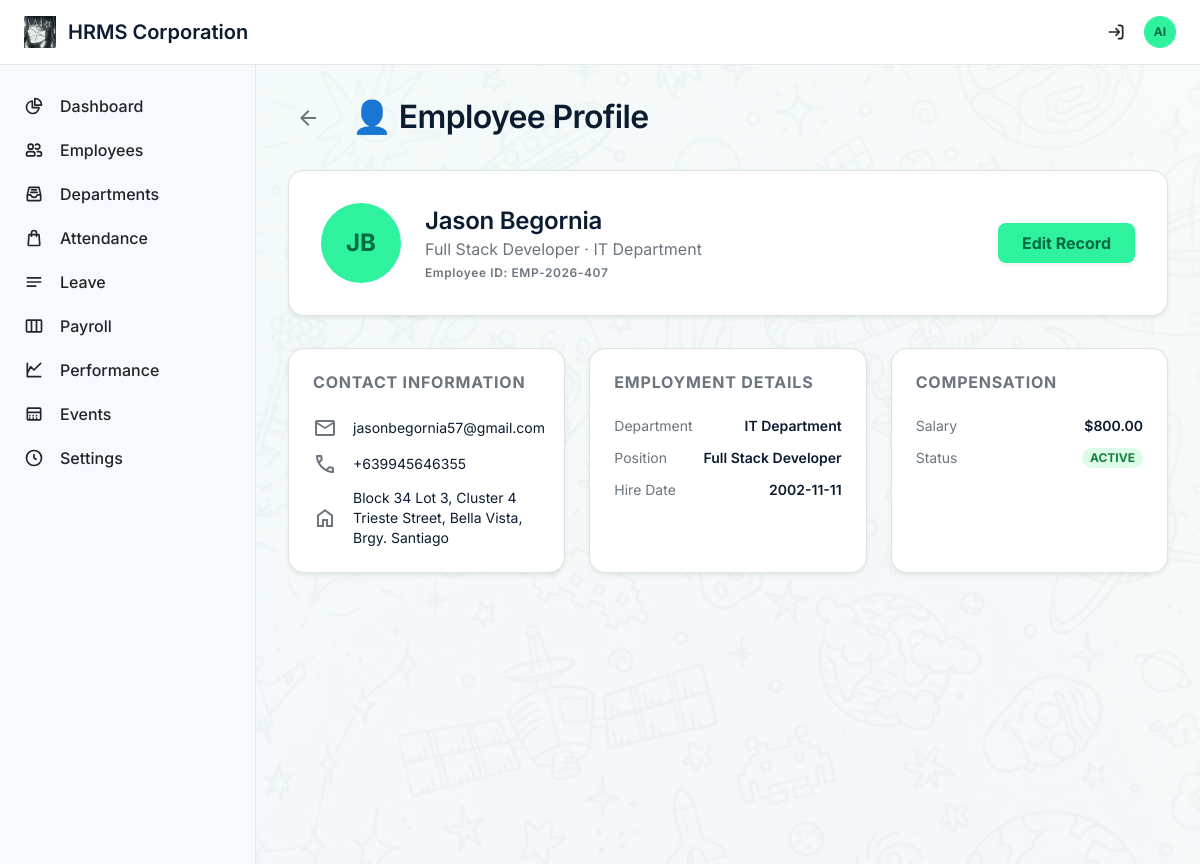
Screenshot of /admin/employee-profile?id=16 (signed in) with the database file from the repository.
### tables this page shows
CREATE TABLE `employees` (
  `id` int(11) NOT NULL,
  `user_id` int(11) DEFAULT NULL,
  `employee_id` varchar(20) NOT NULL,
  `first_name` varchar(100) NOT NULL,
  `last_name` varchar(100) NOT NULL,
  `phone` varchar(50) DEFAULT NULL,
  `department_id` int(11) DEFAULT NULL,
  `position` varchar(255) DEFAULT NULL,
  `hire_date` date DEFAULT NULL,
  `salary` decimal(12,2) DEFAULT NULL,
  `daily_rate` decimal(12,2) DEFAULT NULL,
  `status` enum('active','on_leave','terminated') DEFAULT 'active',
  `address` text DEFAULT NULL,
  `avatar_url` varchar(500) DEFAULT NULL,
  `created_at` timestamp NOT NULL DEFAULT current_timestamp(),
  `updated_at` timestamp NOT NULL DEFAULT current_timestamp() ON UPDATE current_timestamp()
);

CREATE TABLE `departments` (
  `id` int(11) NOT NULL,
  `name` varchar(100) NOT NULL,
  `description` text DEFAULT NULL,
  `positions` text DEFAULT NULL,
  `created_at` timestamp NOT NULL DEFAULT current_timestamp()
);

CREATE TABLE `users` (
  `id` int(11) NOT NULL,
  `email` varchar(255) NOT NULL,
  `password_hash` varchar(255) NOT NULL,
  `role` enum('admin','employee','hr') NOT NULL DEFAULT 'employee',
  `is_active` tinyint(1) DEFAULT 1,
  `code` varchar(255) DEFAULT NULL,
  `last_login` timestamp NULL DEFAULT NULL,
  `created_at` timestamp NOT NULL DEFAULT current_timestamp(),
  `updated_at` timestamp NOT NULL DEFAULT current_timestamp() ON UPDATE current_timestamp(),
  `deleted_at` timestamp NULL DEFAULT NULL
);

### includes/functions.php (called while the page is built, shortened)
<?php
function h(?string $value): string {
    return htmlspecialchars($value ?? '', ENT_QUOTES, 'UTF-8');
}

### pages/admin/employee_profile.php (the view, shortened to what this page needs)
<?php
require_once __DIR__ . '/../../includes/header.php';
$id = $_GET['id'] ?? 0;
$stmt = $pdo->prepare("
    SELECT e.*, d.name as department_name, e.position as position_title, u.email as email
    FROM employees e
    LEFT JOIN departments d ON e.department_id = d.id
    LEFT JOIN users u ON e.user_id = u.id
    WHERE e.id = ?
");
$stmt->execute([$id]);
$emp = $stmt->fetch();
?>
<div class="max-w-5xl mx-auto space-y-8">
    <div class="flex items-center gap-4">
        <a href="<?= BASE_URL ?>/admin/employees" class="p-2 rounded-lg hover:bg-surface-container transition-colors">
            <span class="material-symbols-outlined text-secondary">arrow_back</span>
        </a>
        <h2 class="font-headline-lg text-headline-lg text-on-surface flex items-center gap-2">👤 Employee Profile</h2>
    </div>
    <div class="bg-surface-container-lowest rounded-2xl shadow-sm border border-border-subtle p-8">
        <div class="flex items-center gap-6">
            <div
                class="w-20 h-20 rounded-full bg-primary-container flex items-center justify-center text-on-primary-container text-2xl font-bold">
                <?= strtoupper(substr($emp['first_name'], 0, 1) . substr($emp['last_name'], 0, 1)) ?>
            </div>
            <div>
                <h3 class="font-headline-md text-headline-md text-on-surface">
                    <?= h($emp['first_name'] . ' ' . $emp['last_name']) ?>
                </h3>
                <p class="text-body-md text-secondary"><?= h($emp['position_title'] ?? 'N/A') ?> ·
                    <?= h($emp['department_name'] ?? 'N/A') ?>
                </p>
                <p class="text-label-sm text-secondary mt-1">Employee ID: <?= h($emp['employee_id']) ?></p>
            </div>
            <div class="ml-auto">
                <a href="<?= BASE_URL ?>/admin/edit-employee?id=<?= $emp['id'] ?>"
                    class="px-6 py-2.5 bg-primary-container text-on-primary-container font-bold rounded-lg hover:brightness-95 transition-all shadow-sm">Edit
                    Record</a>
            </div>
        </div>
    </div>
    <div class="grid grid-cols-1 md:grid-cols-3 gap-6 ">
        <div class="bg-surface-container-lowest rounded-2xl shadow-sm border border-border-subtle p-6">
            <h4 class="font-label-md text-label-md uppercase tracking-wider font-bold text-secondary mb-4">Contact
                Information</h4>
            <div class="space-y-3">
                <div class="flex items-center gap-3 text-body-sm">
                    <span class="material-symbols-outlined text-secondary">mail</span>
                    <span><?= h($emp['email']) ?></span>
                </div>
                <div class="flex items-center gap-3 text-body-sm">
                    <span class="material-symbols-outlined text-secondary">call</span>
                    <span><?= h($emp['phone'] ?? 'N/A') ?></span>
                </div>
                <div class="flex items-center gap-3 text-body-sm">
                    <span class="material-symbols-outlined text-secondary">home</span>
                    <span><?= h($emp['address'] ?? 'N/A') ?></span>
                </div>
            </div>
        </div>
        <div class="bg-surface-container-lowest rounded-2xl shadow-sm border border-border-subtle p-6">
            <h4 class="font-label-md text-label-md uppercase tracking-wider font-bold text-secondary mb-4">Employment
                Details</h4>
            <div class="space-y-3">
                <div class="flex justify-between text-body-sm">
                    <span class="text-secondary">Department</span>
                    <span class="font-semibold"><?= h($emp['department_name'] ?? 'N/A') ?></span>
                </div>
                <div class="flex justify-between text-body-sm">
                    <span class="text-secondary">Position</span>
                    <span class="font-semibold"><?= h($emp['position_title'] ?? 'N/A') ?></span>
                </div>
                <div class="flex justify-between text-body-sm">
                    <span class="text-secondary">Hire Date</span>
                    <span class="font-semibold"><?= h($emp['hire_date'] ?? 'N/A') ?></span>
                </div>
            </div>
        </div>
        <div class="bg-surface-container-lowest rounded-2xl shadow-sm border border-border-subtle p-6 ">
            <h4 class="font-label-md text-label-md uppercase tracking-wider font-bold text-secondary mb-4">Compensation
            </h4>
            <div class="space-y-3">
                <div class="flex justify-between text-body-sm">
                    <span class="text-secondary">Salary</span>
                    <span class="font-semibold">$<?= number_format($emp['salary'] ?? 0, 2) ?></span>
                </div>
                <div class="flex justify-between text-body-sm">
                    <span class="text-secondary">Status</span>
                    <span
                        class="px-2 py-0.5 bg-green-100 text-green-700 rounded-full text-xs font-bold uppercase"><?= ucfirst($emp['status']) ?></span>
                </div>
            </div>
        </div>
    </div>
</div>
<?php require_once __DIR__ . '/../../includes/footer.php'; ?>

### includes/header.php (style rules this page uses)
body { font-family: 'Inter', sans-serif; background-color: #f8f9ff; }
.material-symbols-outlined { font-variation-settings: 'FILL' 0, 'wght' 400, 'GRAD' 0, 'opsz' 24; vertical-align: middle; }

### rows the page displays
employees: first_name+last_name "JB", first_name+last_name "Jason Begornia", position "Full Stack Developer", department.name "IT Department", employee "EMP-2026-407", user.email "jasonbegornia57@gmail.com", phone "+639945646355", address "Block 34 Lot 3, Cluster 4 Trieste Street, Bella Vista, Brgy. Santiago", hire_date "2002-11-11", salary "800.00", status "ACTIVE"

### other values shown
substr($_SESSION['user_name'] ?? 'AU', 0, 2) "AI"
